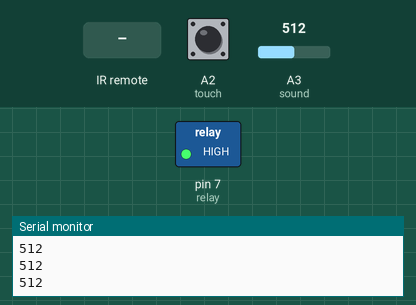
Bench run of a sketch on a simulated Arduino Uno, built with avr-gcc and run on an emulated ATmega328P. On the bench: switched loads named in the sketch (green lamp = pin HIGH), the last lines printed to the serial monitor. Dashed ring = blinking. The test bench sets the inputs (shaded band); at power-on: A3 (sound) = 512, A2 (touch) LOW.

Above: at 1.3 s.
1.4 s: A3 (sound) set to 38
4.5 s: A3 (sound) set to 31
At 5.1 s:
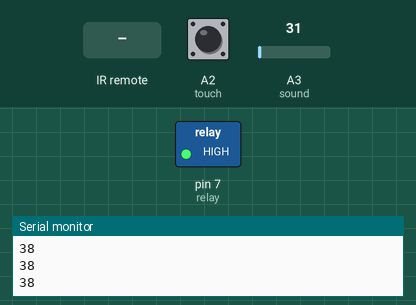
6.0 s: infrared code 0xBA45FF00 received
At 6.9 s:
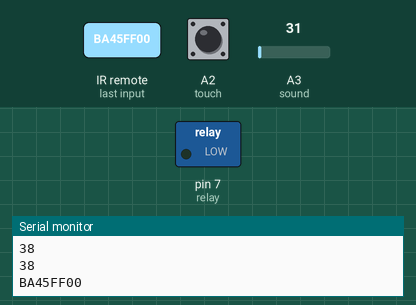
7.5 s: A2 (touch) pulled HIGH for 3.2 s
At 11.6 s:
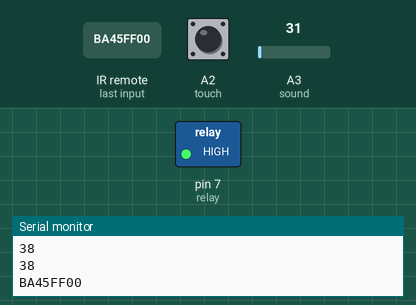
Timing chart, 0 to 13.1 s (numbered marks = the images above; inputs shaded):
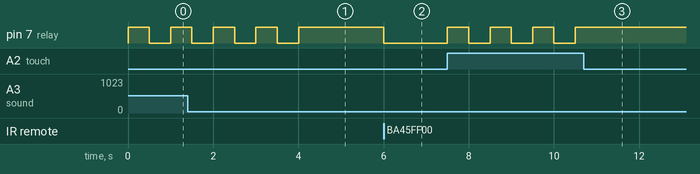

Measured:
- the behaviour switches between 35 and 34 on A3 (sound) (found by bisection; images 0 and 1)
- after the input at 4.5 s, pin 7 (relay): stays HIGH (without the input it goes to LOW after 0.00 s)
- after the input at 6.0 s, pin 7 (relay): HIGH → LOW at once
- after the input at 7.5 s, pin 7 (relay): alternates HIGH for 0.50 s and LOW for 0.50 s, 7 changes in all, then stays HIGH, starting at once
- by itself, pin 7 (relay): alternates HIGH for 0.50 s and LOW for 0.50 s

The sketch:

practica_final_sensores.ino
```cpp
#include "IRremote.h"

// Definición de pines
#define relay 7         // Pin al que está conectado el relé
#define infrared 11     // Pin analógico para el sensor infrarrojo
#define touch A2        // Pin digital para el sensor táctil
#define sound A3        // Pin analógico para el sensor de sonido

int VALOR;               // Variable para almacenar el valor del sensor de sonido

void setup() {
  Serial.begin(9600);    // Inicialización de la comunicación serial a 9600 bps
  IrReceiver.begin(infrared); //Se inicializa la comunicacion con el sensor infrarojo
  pinMode(relay, OUTPUT); // Configurar el pin del relé como salida
  pinMode(touch, INPUT);  // Configurar el pin del sensor táctil como entrada
  pinMode(sound, INPUT);  // Configurar el pin del sensor de sonido como entrada
  digitalWrite(relay, LOW); // Inicialmente, apagar el relé
}

//Funcion encargada de cambiar el estado de relay, en este caso encender o apagar el foco
void changeStatusRelay() {
  digitalWrite(relay, !digitalRead(relay)); //Esta linea invierte el valor del relay, de HIGH a LOW y viceversa
  delay(500); //Delay para evitar repeticion instantanea
}

//Funcion encargada de revisar el estatus del sensor infrarojo, en caso de detectar una señal
// y que esta coincida con el valor del boton de encendido se enciende el foco
void irCheck() {
  // Verificar si hay una señal infrarroja recibida
  if (IrReceiver.decode()) {
    // Imprime los datos de la señal cuando registra una lectura
    Serial.println(IrReceiver.decodedIRData.decodedRawData, HEX);
    // Compara si es correcto
    if (IrReceiver.decodedIRData.decodedRawData == 0xBA45FF00) {
    //Cambia estatus del relay
      changeStatusRelay();
    }
    //Restablece el sensor para que nuevamente reciba señales
    IrReceiver.resume();
  }
}

//Revisa el sensor a ver si hay un cambio en la lectura, y en caso de que la haya enciende el foco
void soundCheck() {
  // Leer el valor del sensor de sonido
  VALOR = analogRead(sound);

  // Activar el relé si el valor del sensor de sonido es mayor que 34
  if (VALOR > 34) {
    Serial.println(VALOR);
    changeStatusRelay();
  }
}

//Esta funcion revisa si hay un toque en el sensor y en caso que suceda enciende el foco
void touchCheck() {
  // Verificar si el sensor táctil está siendo presionado
  if (digitalRead(touch)) {
    changeStatusRelay();
  }
}

//Se encarga de ciclar el codigo, haciendo las lecturas de los sensores
void loop() {
  irCheck();
  soundCheck();
  touchCheck();
}
```
